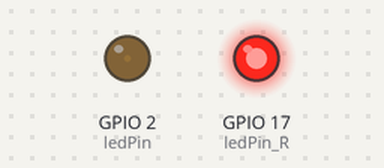
The sketch below on a simulated ESP32. Shown: output pins drawn as LEDs (lit = HIGH).

Above: at 0.05 s.
At 1.15 s:
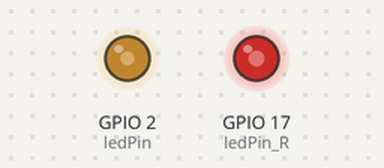
At 2.3 s:
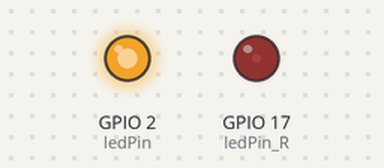
At 4.6 s:
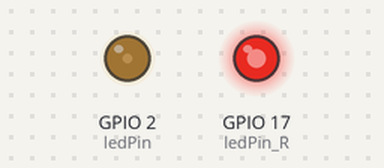
Timing chart, 0 to 6.7 s (numbered marks = the images above):
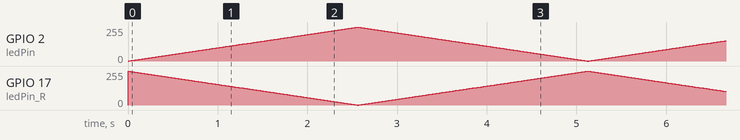

The sketch:

lab03_ino.ino
```cpp
const int ledPin = 2;
const int ledPin_R = 17;

const int freq = 5000;
const int resolution = 8;

void setup() {
  Serial.begin(115200);
  ledcAttach(ledPin, freq, resolution);
  ledcAttach(ledPin_R, freq, resolution);
}

void loop() {
  // 灯1渐亮，灯2渐暗
  for(int dutyCycle = 0; dutyCycle <= 255; dutyCycle++){
    ledcWrite(ledPin, dutyCycle);
    ledcWrite(ledPin_R, 255 - dutyCycle);
    delay(10);
  }

  // 灯1渐暗，灯2渐亮
  for(int dutyCycle = 255; dutyCycle >= 0; dutyCycle--){
    ledcWrite(ledPin, dutyCycle);
    ledcWrite(ledPin_R, 255 - dutyCycle);
    delay(10);
  }
}
```
